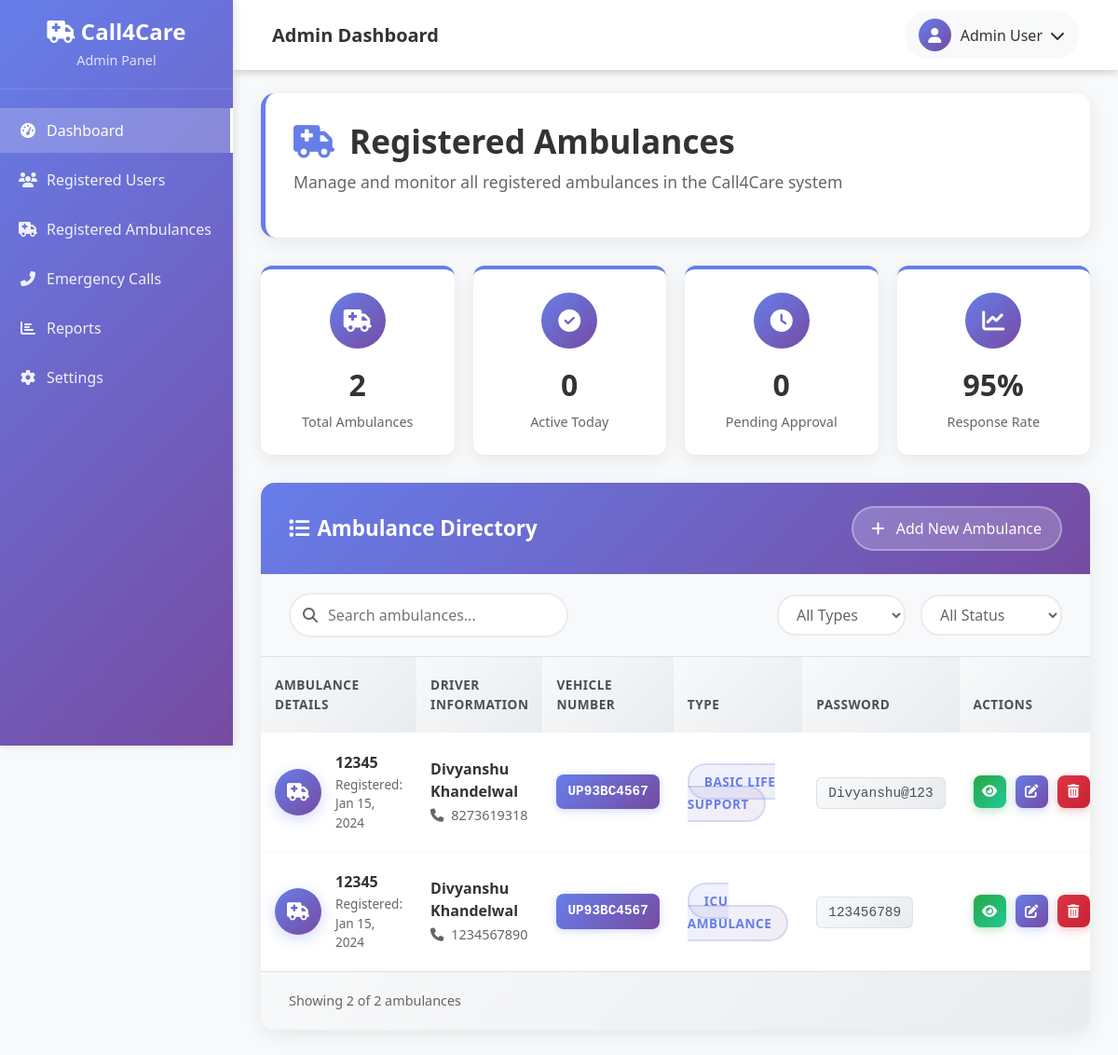
Before: /accounts/Registered_Ambulance/ (signed in) with the older database file.
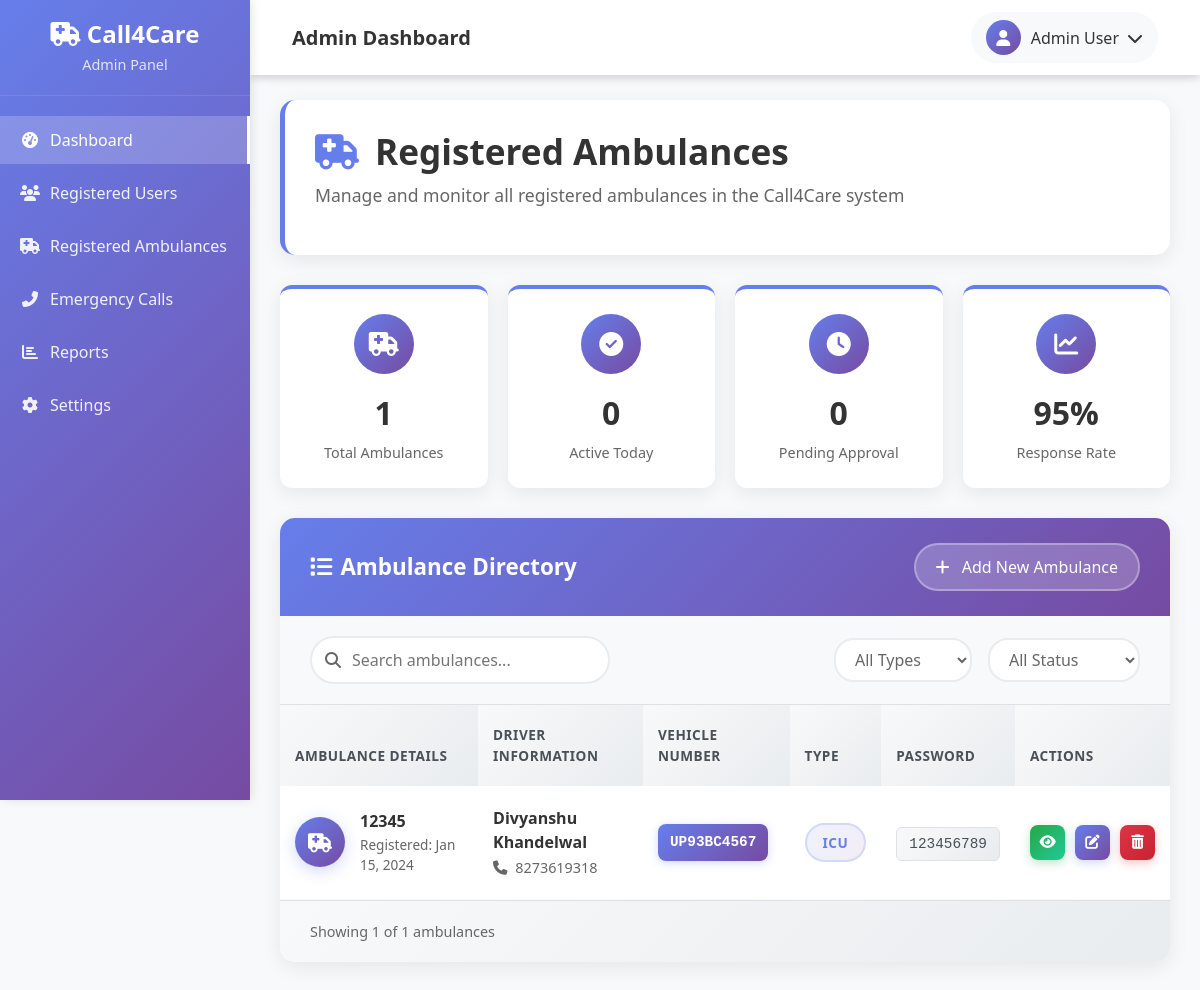
After: the same page with the newer database file.
### home/models.py (models this page shows)
class Ambulance(models.Model):
    Ambulance_type = (
        ("Basic Life Support","Basic Life Support"),
        ("Advanced Life Support","Advanced Life Support"),
        ("ICU Ambulance","ICU Ambulance"),
        ("Oxygen Ambulance","Oxygen Ambulance")
    )
    Ambulance_ID = models.CharField(max_length=55)
    Driver_Name = models.CharField(max_length=50)
    Driver_Phone_Number = models.CharField(max_length=10)
    Vehicle_Number = models.CharField(max_length=25)
    Ambulance_Type = models.CharField(max_length=100 , choices=Ambulance_type)
    Driver_Password = models.CharField(max_length=15)

### accounts/views.py (the view)
# urls.py: path('Registered_Ambulance/',views.ambulance_read,name="ambulance_read"),
@login_required
def ambulance_read(request):
     Ambulances = Ambulance.objects.all()
     parameters = {
          "Ambulances" : Ambulances
     }
     return render(request,"Details_every/ambulance_details.html",parameters)

### templates/Details_Every/ambulance_details.html (shortened to what this page needs)
{% extends 'admin/base.html' %}
{% block content %}
<div class="main-content">
    <nav class="navbar navbar-expand-lg">
        <div class="container-fluid">
            <span class="navbar-brand">Registered Ambulances</span>
            <div class="dropdown">
                <a class="user-dropdown dropdown-toggle" href="#" role="button" data-bs-toggle="dropdown" aria-expanded="false">
                    <div class="user-avatar">
                    </div>
                    <span>Admin User</span>
                </a>
            </div>
        </div>
    </nav>
    <div class="content-area">
        <div class="ambulances-container">
            <div class="page-header">
                <h1 class="page-title">
                    <i class="fas fa-ambulance me-3" style="color: #667eea;"></i>
                    Registered Ambulances
                </h1>
                <p class="page-subtitle">Manage and monitor all registered ambulances in the Call4Care system</p>
            </div>
            <div class="stats-overview">
                <div class="stat-box">
                    <div class="stat-icon">
                        <i class="fas fa-ambulance"></i>
                    </div>
                    <div class="stat-number">{{ Ambulances|length }}</div>
                    <div class="stat-label">Total Ambulances</div>
                </div>
                <div class="stat-box">
                    <div class="stat-icon">
                        <i class="fas fa-check-circle"></i>
                    </div>
                    <div class="stat-number">{{ active_ambulances|default:"0" }}</div>
                    <div class="stat-label">Active Today</div>
                </div>
                <div class="stat-box">
                    <div class="stat-icon">
                        <i class="fas fa-clock"></i>
                    </div>
                    <div class="stat-number">{{ pending_ambulances|default:"0" }}</div>
                    <div class="stat-label">Pending Approval</div>
                </div>
                <div class="stat-box">
                    <div class="stat-icon">
                        <i class="fas fa-chart-line"></i>
                    </div>
                    <div class="stat-number">95%</div>
                    <div class="stat-label">Response Rate</div>
                </div>
            </div>
            <div class="ambulances-card">
                <div class="card-header">
                    <h2 class="card-title">
                        <i class="fas fa-list me-2"></i>
                        Ambulance Directory
                    </h2>
                    <a href="#" class="add-btn">
                        <i class="fas fa-plus me-2"></i>
                        Add New Ambulance
                    </a>
                </div>
                <div class="search-filter-bar">
                    <div class="search-box">
                        <i class="fas fa-search search-icon"></i>
                        <input type="text" class="search-input" placeholder="Search ambulances..." id="searchInput">
                    </div>
                    <div class="d-flex gap-3">
                        <select class="filter-dropdown" id="typeFilter">
                            <option value="">All Types</option>
                        </select>
                        <select class="filter-dropdown" id="statusFilter">
                            <option value="">All Status</option>
                        </select>
                    </div>
                </div>
                <div class="table-responsive">
                    <table class="ambulances-table table">
                        <thead>
                            <tr>
                                <th>Ambulance Details</th>
                                <th>Driver Information</th>
                                <th>Vehicle Number</th>
                                <th>Type</th>
                                <th>Password</th>
                                <th>Actions</th>
                            </tr>
                        </thead>
                        <tbody>
                            {% if Ambulances %}
                                {% for amb in Ambulances %}
                                <tr>
                                    <td>
                                        <div class="ambulance-info">
                                            <div class="ambulance-avatar">
                                                <i class="fas fa-ambulance"></i>
                                            </div>
                                            <div class="ambulance-details">
                                                <div class="ambulance-id">{{ amb.Ambulance_ID }}</div>
                                                <div class="ambulance-reg-date">Registered: Jan 15, 2024</div>
                                            </div>
                                        </div>
                                    </td>
                                    <td>
                                        <div class="driver-info">
                                            <div class="driver-name">{{ amb.Driver_Name }}</div>
                                            <div class="driver-phone">
                                                <i class="fas fa-phone me-1"></i>
                                                {{ amb.Driver_Phone_Number }}
                                            </div>
                                        </div>
                                    </td>
                                    <td>
                                        <span class="vehicle-number">{{ amb.Vehicle_Number }}</span>
                                    </td>
                                    <td>
                                        <span class="ambulance-type {% if amb.Ambulance_Type == 'Emergency' %}type-emergency{% elif amb.Ambulance_Type == 'Basic' %}type-basic{% else %}type-advanced{% endif %}">
                                            {{ amb.Ambulance_Type }}
                                        </span>
                                    </td>
                                    <td>
                                        <code class="password-field">{{ amb.Driver_Password }}</code>
                                    </td>
                                    <td>
                                        <div class="action-buttons">
                                            <a href="#" class="action-btn btn-view" title="View Details">
                                                <i class="fas fa-eye"></i>
                                            </a>
                                            <a href="{% url 'edit_ambulance' amb.id %}" class="action-btn btn-edit" title="Edit Ambulance">
                                                <i class="fas fa-edit"></i>
                                            </a>
                                            <a href="{% url 'delete_ambulance' amb.id %}" class="action-btn btn-delete" title="Delete Ambulance" onclick="return confirm('Are you sure you want to delete this ambulance?')">
                                                <i class="fas fa-trash-alt"></i>
                                            </a>
                                        </div>
                                    </td>
                                </tr>
                                {% endfor %}
                            {% endif %}
                        </tbody>
                    </table>
                </div>
                {% if Ambulances %}
                <div class="pagination-wrapper">
                    <div class="results-info">
                        Showing {{ Ambulances|length }} of {{ total_ambulances|default:Ambulances|length }} ambulances
                    </div>
                </div>
                {% endif %}
            </div>
        </div>
    </div>
</div>
{% endblock %}

### templates/admin/base.html (shortened to what this page needs)
<!DOCTYPE html>
<html lang="en">
<head>
    <link href="https://cdnjs.cloudflare.com/ajax/libs/bootstrap/5.3.0/css/bootstrap.min.css" rel="stylesheet">
    <link href="https://cdnjs.cloudflare.com/ajax/libs/font-awesome/6.4.0/css/all.min.css" rel="stylesheet">
</head>
<body>
    <div class="sidebar">
        <div class="sidebar-header">
            <h3><i class="fas fa-ambulance"></i> Call4Care</h3>
            <div class="subtitle">Admin Panel</div>
        </div>
        <nav class="sidebar-nav">
            <ul class="nav flex-column">
                <li class="nav-item">
                    <a class="nav-link active" href="{% url 'administration' %}">
                        <i class="fas fa-tachometer-alt"></i>
                        Dashboard
                    </a>
                </li>
                <li class="nav-item">
                    <a class="nav-link" href="{% url 'read' %}">
                        <i class="fas fa-users"></i>
                        Registered Users
                    </a>
                </li>
                <li class="nav-item">
                    <a class="nav-link" href="{% url 'ambulance_read' %}">
                        <i class="fas fa-ambulance"></i>
                        Registered Ambulances
                    </a>
                </li>
                <li class="nav-item">
                    <a class="nav-link" href="#emergency-calls">
                        <i class="fas fa-phone-alt"></i>
                        Emergency Calls
                    </a>
                </li>
                <li class="nav-item">
                    <a class="nav-link" href="#reports">
                        <i class="fas fa-chart-bar"></i>
                        Reports
                    </a>
                </li>
                <li class="nav-item">
                    <a class="nav-link" href="#settings">
                        <i class="fas fa-cog"></i>
                        Settings
                    </a>
                </li>
            </ul>
        </nav>
    </div>
    {% block content %}
    {% endblock %}
    <div class="main-content">
        <nav class="navbar navbar-expand-lg">
            <div class="container-fluid">
                <span class="navbar-brand">Admin Dashboard</span>
                <div class="dropdown">
                    <a class="user-dropdown dropdown-toggle" href="#" role="button" data-bs-toggle="dropdown" aria-expanded="false">
                        <div class="user-avatar">
                            <i class="fas fa-user"></i>
                        </div>
                        <span>Admin User</span>
                        <i class="fas fa-chevron-down ms-2"></i>
                    </a>
                </div>
            </div>
        </nav>
    </div>
</body>
</html>

### templates/admin/base.html (style rules this page uses)
body { font-family: 'Segoe UI', Tahoma, Geneva, Verdana, sans-serif; background-color: #f8f9fa; }
.sidebar { background: linear-gradient(135deg, #667eea 0%, #764ba2 100%); min-height: 100vh; width: 250px; position: fixed; left: 0; top: 0; z-index: 1000; transition: all 0.3s ease; box-shadow: 2px 0 10px rgba(0,0,0,0.1); }
.sidebar-header { padding: 20px; text-align: center; border-bottom: 1px solid rgba(255,255,255,0.1); }
.sidebar-header h3 { color: white; margin: 0; font-weight: 600; font-size: 1.5rem; }
.sidebar-header .subtitle { color: rgba(255,255,255,0.8); font-size: 0.9rem; margin-top: 5px; }
.sidebar-nav { padding: 20px 0; }
.nav-item { margin-bottom: 5px; }
.nav-link { color: rgba(255,255,255,0.9); padding: 12px 20px; display: flex; align-items: center; text-decoration: none; transition: all 0.3s ease; border-radius: 0; }
.nav-link.active { background-color: rgba(255,255,255,0.2); color: white; border-right: 3px solid white; }
.nav-link i { margin-right: 10px; width: 20px; text-align: center; }
.main-content { margin-left: 250px; padding: 0; }
.navbar { background: white; box-shadow: 0 2px 10px rgba(0,0,0,0.1); border: none; padding: 12px 30px; position: fixed; top: 0; right: 0; left: 250px; z-index: 999; }
.navbar-brand { font-weight: 600; color: #333; }
.dropdown-toggle::after { display: none; }
.user-dropdown { display: flex; align-items: center; color: #333; text-decoration: none; padding: 8px 15px; border-radius: 25px; transition: all 0.3s ease; background-color: #f8f9fa; }
.user-avatar { width: 35px; height: 35px; border-radius: 50%; background: linear-gradient(135deg, #667eea 0%, #764ba2 100%); display: flex; align-items: center; justify-content: center; color: white; font-weight: 600; margin-right: 10px; }
.content-area { padding: 30px; margin-top: 70px; }

Changed rows visible on the page:
removed Ambulance: Ambulance_ID "12345", Driver_Name "Divyanshu Khandelwal", Driver_Phone_Number "8273619318", Vehicle_Number "UP93BC4567", Ambulance_Type "BASIC LIFE SUPPORT", Driver_Password "Divyanshu@123"
removed Ambulance: Ambulance_ID "12345", Driver_Name "Divyanshu Khandelwal", Driver_Phone_Number "1234567890", Vehicle_Number "UP93BC4567", Ambulance_Type "ICU AMBULANCE", Driver_Password "123456789"
added Ambulance: Ambulance_ID "12345", Driver_Name "Divyanshu Khandelwal", Driver_Phone_Number "8273619318", Vehicle_Number "UP93BC4567", Ambulance_Type "ICU", Driver_Password "123456789"
Other visible differences:
{{ Ambulances|length }}: "2" → "1"
{{ total_ambulances|default:Ambulances|length }}: "2" → "1"
